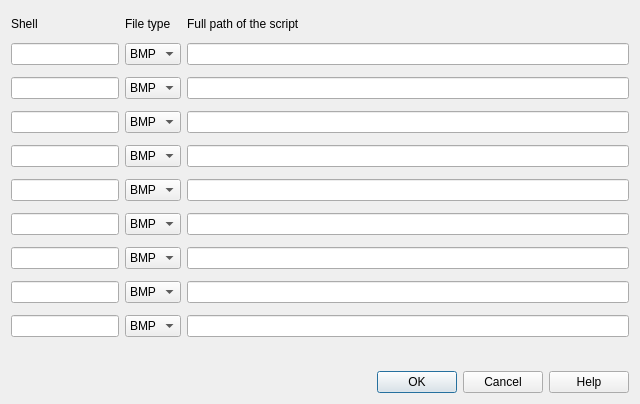
<?xml version="1.0" encoding="UTF-8"?>
<ui version="4.0">
 <class>ExtToolConfigDialog</class>
 <widget class="QDialog" name="ExtToolConfigDialog">
  <property name="windowModality">
   <enum>Qt::ApplicationModal</enum>
  </property>
  <property name="geometry">
   <rect>
    <x>0</x>
    <y>0</y>
    <width>640</width>
    <height>404</height>
   </rect>
  </property>
  <property name="minimumSize">
   <size>
    <width>640</width>
    <height>0</height>
   </size>
  </property>
  <property name="windowTitle">
   <string>External tools config</string>
  </property>
  <layout class="QGridLayout" name="gridLayout_2">
   <item row="1" column="0">
    <widget class="QDialogButtonBox" name="buttonBox">
     <property name="orientation">
      <enum>Qt::Horizontal</enum>
     </property>
     <property name="standardButtons">
      <set>QDialogButtonBox::Cancel|QDialogButtonBox::Help|QDialogButtonBox::Ok</set>
     </property>
    </widget>
   </item>
   <item row="0" column="0">
    <layout class="QVBoxLayout" name="verticalLayout">
     <item>
      <layout class="QGridLayout" name="gridLayout">
       <item row="8" column="2">
        <widget class="QLineEdit" name="lineEditScript8"/>
       </item>
       <item row="6" column="2">
        <widget class="QLineEdit" name="lineEditScript6"/>
       </item>
       <item row="8" column="0">
        <widget class="QLineEdit" name="lineEditShell8">
         <property name="sizePolicy">
          <sizepolicy hsizetype="Minimum" vsizetype="Fixed">
           <horstretch>0</horstretch>
           <verstretch>0</verstretch>
          </sizepolicy>
         </property>
        </widget>
       </item>
       <item row="1" column="2">
        <widget class="QLineEdit" name="lineEditScript1"/>
       </item>
       <item row="7" column="2">
        <widget class="QLineEdit" name="lineEditScript7"/>
       </item>
       <item row="2" column="2">
        <widget class="QLineEdit" name="lineEditScript2"/>
       </item>
       <item row="5" column="2">
        <widget class="QLineEdit" name="lineEditScript5"/>
       </item>
       <item row="9" column="0">
        <widget class="QLineEdit" name="lineEditShell9">
         <property name="sizePolicy">
          <sizepolicy hsizetype="Minimum" vsizetype="Fixed">
           <horstretch>0</horstretch>
           <verstretch>0</verstretch>
          </sizepolicy>
         </property>
        </widget>
       </item>
       <item row="2" column="0">
        <widget class="QLineEdit" name="lineEditShell2">
         <property name="sizePolicy">
          <sizepolicy hsizetype="Minimum" vsizetype="Fixed">
           <horstretch>0</horstretch>
           <verstretch>0</verstretch>
          </sizepolicy>
         </property>
        </widget>
       </item>
       <item row="1" column="0">
        <widget class="QLineEdit" name="lineEditShell1">
         <property name="sizePolicy">
          <sizepolicy hsizetype="Minimum" vsizetype="Fixed">
           <horstretch>0</horstretch>
           <verstretch>0</verstretch>
          </sizepolicy>
         </property>
        </widget>
       </item>
       <item row="4" column="0">
        <widget class="QLineEdit" name="lineEditShell4">
         <property name="sizePolicy">
          <sizepolicy hsizetype="Minimum" vsizetype="Fixed">
           <horstretch>0</horstretch>
           <verstretch>0</verstretch>
          </sizepolicy>
         </property>
        </widget>
       </item>
       <item row="3" column="2">
        <widget class="QLineEdit" name="lineEditScript3"/>
       </item>
       <item row="0" column="2">
        <widget class="QLabel" name="labelPath">
         <property name="sizePolicy">
          <sizepolicy hsizetype="Preferred" vsizetype="Fixed">
           <horstretch>0</horstretch>
           <verstretch>0</verstretch>
          </sizepolicy>
         </property>
         <property name="text">
          <string>Full path of the script </string>
         </property>
        </widget>
       </item>
       <item row="4" column="2">
        <widget class="QLineEdit" name="lineEditScript4"/>
       </item>
       <item row="3" column="0">
        <widget class="QLineEdit" name="lineEditShell3">
         <property name="sizePolicy">
          <sizepolicy hsizetype="Minimum" vsizetype="Fixed">
           <horstretch>0</horstretch>
           <verstretch>0</verstretch>
          </sizepolicy>
         </property>
        </widget>
       </item>
       <item row="6" column="0">
        <widget class="QLineEdit" name="lineEditShell6">
         <property name="sizePolicy">
          <sizepolicy hsizetype="Minimum" vsizetype="Fixed">
           <horstretch>0</horstretch>
           <verstretch>0</verstretch>
          </sizepolicy>
         </property>
        </widget>
       </item>
       <item row="9" column="2">
        <widget class="QLineEdit" name="lineEditScript9"/>
       </item>
       <item row="10" column="2">
        <spacer name="horizontalSpacer">
         <property name="orientation">
          <enum>Qt::Horizontal</enum>
         </property>
         <property name="sizeHint" stdset="0">
          <size>
           <width>40</width>
           <height>20</height>
          </size>
         </property>
        </spacer>
       </item>
       <item row="5" column="0">
        <widget class="QLineEdit" name="lineEditShell5">
         <property name="sizePolicy">
          <sizepolicy hsizetype="Minimum" vsizetype="Fixed">
           <horstretch>0</horstretch>
           <verstretch>0</verstretch>
          </sizepolicy>
         </property>
        </widget>
       </item>
       <item row="7" column="0">
        <widget class="QLineEdit" name="lineEditShell7">
         <property name="sizePolicy">
          <sizepolicy hsizetype="Minimum" vsizetype="Fixed">
           <horstretch>0</horstretch>
           <verstretch>0</verstretch>
          </sizepolicy>
         </property>
        </widget>
       </item>
       <item row="0" column="0">
        <widget class="QLabel" name="labelShell">
         <property name="sizePolicy">
          <sizepolicy hsizetype="Preferred" vsizetype="Fixed">
           <horstretch>0</horstretch>
           <verstretch>0</verstretch>
          </sizepolicy>
         </property>
         <property name="text">
          <string>Shell</string>
         </property>
        </widget>
       </item>
       <item row="0" column="1">
        <widget class="QLabel" name="labelType">
         <property name="sizePolicy">
          <sizepolicy hsizetype="Preferred" vsizetype="Fixed">
           <horstretch>0</horstretch>
           <verstretch>0</verstretch>
          </sizepolicy>
         </property>
         <property name="text">
          <string>File type</string>
         </property>
        </widget>
       </item>
       <item row="1" column="1">
        <widget class="QComboBox" name="comboBox1">
         <item>
          <property name="text">
           <string>BMP</string>
          </property>
         </item>
         <item>
          <property name="text">
           <string>JPG</string>
          </property>
         </item>
         <item>
          <property name="text">
           <string>PNG</string>
          </property>
         </item>
        </widget>
       </item>
       <item row="2" column="1">
        <widget class="QComboBox" name="comboBox2">
         <item>
          <property name="text">
           <string>BMP</string>
          </property>
         </item>
         <item>
          <property name="text">
           <string>JPG</string>
          </property>
         </item>
         <item>
          <property name="text">
           <string>PNG</string>
          </property>
         </item>
        </widget>
       </item>
       <item row="3" column="1">
        <widget class="QComboBox" name="comboBox3">
         <item>
          <property name="text">
           <string>BMP</string>
          </property>
         </item>
         <item>
          <property name="text">
           <string>JPG</string>
          </property>
         </item>
         <item>
          <property name="text">
           <string>PNG</string>
          </property>
         </item>
        </widget>
       </item>
       <item row="4" column="1">
        <widget class="QComboBox" name="comboBox4">
         <item>
          <property name="text">
           <string>BMP</string>
          </property>
         </item>
         <item>
          <property name="text">
           <string>JPG</string>
          </property>
         </item>
         <item>
          <property name="text">
           <string>PNG</string>
          </property>
         </item>
        </widget>
       </item>
       <item row="5" column="1">
        <widget class="QComboBox" name="comboBox5">
         <item>
          <property name="text">
           <string>BMP</string>
          </property>
         </item>
         <item>
          <property name="text">
           <string>JPG</string>
          </property>
         </item>
         <item>
          <property name="text">
           <string>PNG</string>
          </property>
         </item>
        </widget>
       </item>
       <item row="6" column="1">
        <widget class="QComboBox" name="comboBox6">
         <item>
          <property name="text">
           <string>BMP</string>
          </property>
         </item>
         <item>
          <property name="text">
           <string>JPG</string>
          </property>
         </item>
         <item>
          <property name="text">
           <string>PNG</string>
          </property>
         </item>
        </widget>
       </item>
       <item row="7" column="1">
        <widget class="QComboBox" name="comboBox7">
         <item>
          <property name="text">
           <string>BMP</string>
          </property>
         </item>
         <item>
          <property name="text">
           <string>JPG</string>
          </property>
         </item>
         <item>
          <property name="text">
           <string>PNG</string>
          </property>
         </item>
        </widget>
       </item>
       <item row="8" column="1">
        <widget class="QComboBox" name="comboBox8">
         <item>
          <property name="text">
           <string>BMP</string>
          </property>
         </item>
         <item>
          <property name="text">
           <string>JPG</string>
          </property>
         </item>
         <item>
          <property name="text">
           <string>PNG</string>
          </property>
         </item>
        </widget>
       </item>
       <item row="9" column="1">
        <widget class="QComboBox" name="comboBox9">
         <item>
          <property name="text">
           <string>BMP</string>
          </property>
         </item>
         <item>
          <property name="text">
           <string>JPG</string>
          </property>
         </item>
         <item>
          <property name="text">
           <string>PNG</string>
          </property>
         </item>
        </widget>
       </item>
      </layout>
     </item>
    </layout>
   </item>
  </layout>
 </widget>
 <tabstops>
  <tabstop>lineEditShell1</tabstop>
  <tabstop>comboBox1</tabstop>
  <tabstop>lineEditScript1</tabstop>
  <tabstop>lineEditShell2</tabstop>
  <tabstop>comboBox2</tabstop>
  <tabstop>lineEditScript2</tabstop>
  <tabstop>lineEditShell3</tabstop>
  <tabstop>comboBox3</tabstop>
  <tabstop>lineEditScript3</tabstop>
  <tabstop>lineEditShell4</tabstop>
  <tabstop>comboBox4</tabstop>
  <tabstop>lineEditScript4</tabstop>
  <tabstop>lineEditShell5</tabstop>
  <tabstop>comboBox5</tabstop>
  <tabstop>lineEditScript5</tabstop>
  <tabstop>lineEditShell6</tabstop>
  <tabstop>comboBox6</tabstop>
  <tabstop>lineEditScript6</tabstop>
  <tabstop>lineEditShell7</tabstop>
  <tabstop>comboBox7</tabstop>
  <tabstop>lineEditScript7</tabstop>
  <tabstop>lineEditShell8</tabstop>
  <tabstop>comboBox8</tabstop>
  <tabstop>lineEditScript8</tabstop>
  <tabstop>lineEditShell9</tabstop>
  <tabstop>comboBox9</tabstop>
  <tabstop>lineEditScript9</tabstop>
 </tabstops>
 <resources/>
 <connections>
  <connection>
   <sender>buttonBox</sender>
   <signal>accepted()</signal>
   <receiver>ExtToolConfigDialog</receiver>
   <slot>accept()</slot>
   <hints>
    <hint type="sourcelabel">
     <x>248</x>
     <y>254</y>
    </hint>
    <hint type="destinationlabel">
     <x>157</x>
     <y>274</y>
    </hint>
   </hints>
  </connection>
  <connection>
   <sender>buttonBox</sender>
   <signal>rejected()</signal>
   <receiver>ExtToolConfigDialog</receiver>
   <slot>reject()</slot>
   <hints>
    <hint type="sourcelabel">
     <x>316</x>
     <y>260</y>
    </hint>
    <hint type="destinationlabel">
     <x>286</x>
     <y>274</y>
    </hint>
   </hints>
  </connection>
 </connections>
</ui>
